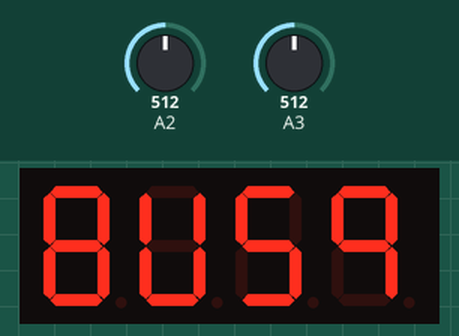
Recording of a sketch running on a simulated Arduino Uno, built with avr-gcc and run on an emulated ATmega328P. On the bench: 4-digit seven-segment display. Wiring (inferred from the names in the program): 4-digit 7-segment display, segments lit when HIGH: segments pin 6, pin 7, pin 8, pin 9, pin 10, pin 11, pin 12, pin 13; digit selects pin 2, pin 3, pin 4, pin 5. Inputs (shaded band) come from the test bench; at power-on: A3 = 512, A2 = 512. The segment pins are drawn as the display they are named for.

Above: at 1.2 s.
1.3 s: A3 set to 18
2.8 s: A3 set to 14
At 4.3 s:
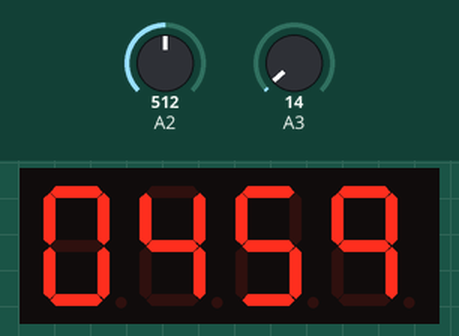
4.6 s: A2 set to 825
At 5.6 s:
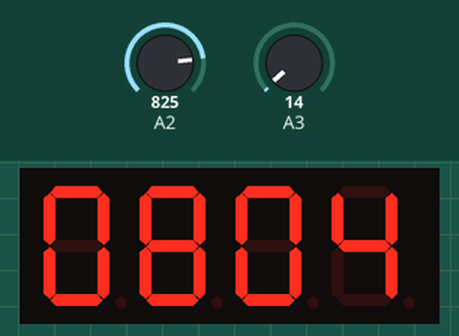
6.4 s: A2 set to 1023
At 6.94 s:
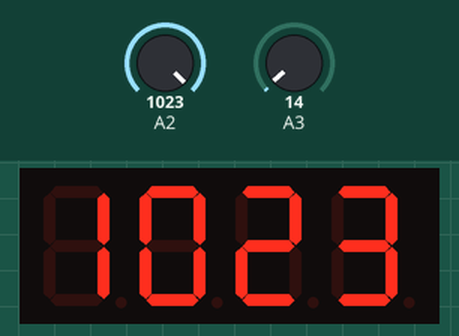
8.2 s: A2 set to 900
At 10.3 s:
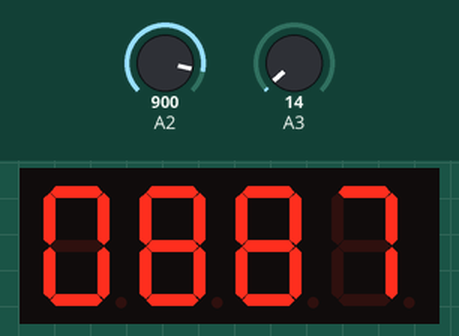
10.6 s: A2 set to 805
At 11.3 s:
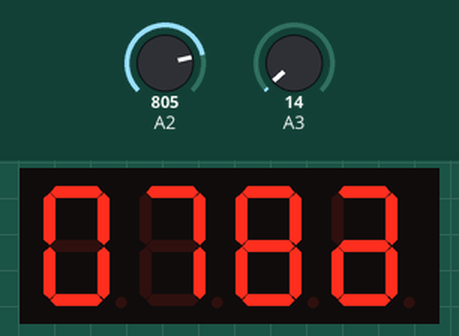

Measured:
- the behaviour switches between 16 and 15 on A3 (found by bisection; images 0 and 1)
- after the input at 1.3 s, every drawn part: stays the same
- after the input at 2.8 s, the display: changes after 0.07 s (image 1)
- after the input at 4.6 s, the display: first changes after 0.34 s (image 2 shows a later state)
- after the input at 6.4 s, the display: first changes after 0.40 s (image 3 shows a later state)
- after the input at 10.6 s, the display: first changes after 0.68 s (image 5 shows a later state)

The sketch:

himp1.ino
```cpp
int del = 5;
int del2 = 0;
int refresh =15;
int d1 =2;
int d2 =3;
int d3 =4;
int d4 =5;
int a =6;
int b =7;
int c =8;
int d =9;
int e =10;
   int f =11;
int g =12;
int dp =13;
void setup() {
  // put your setup code here, to run once:
pinMode(d1,OUTPUT);
pinMode(d2,OUTPUT);
pinMode(d3,OUTPUT);
pinMode(d4,OUTPUT);
pinMode(a,OUTPUT);
pinMode(b,OUTPUT);
pinMode(c,OUTPUT);
pinMode(d,OUTPUT);
pinMode(e,OUTPUT);
pinMode(f,OUTPUT);
pinMode(g,OUTPUT);
pinMode(dp,OUTPUT);
pinMode(A2,INPUT);
}
int mode =1;
int i=0;
int x=0;
int y=0;
void loop() {
  int swanalog = analogRead(A3);
  if(swanalog>=0&&swanalog<=15){//////////////////sabse niche wale switch se display pot value se mode2(refresh rate wale) program mein chala jaega
    mode =2;
//    delay(50);
  }
  if(swanalog>=815&&swanalog<=825){///////////////sabse upar wale switch se refresh rate se display pot value mein chala jaega
    mode=1;
   //del=0;
//    delay(50);
  }
int i = map(analogRead(A2),95,1023,0,1023);
if(mode==2){
del2 = map(analogRead(A2),95,1023,0,40);}
//for(int i=0;i<9999;i++){
  int t1= i%10;
int t2 = i/10;
int t3 = t2%10;
int t4 = t2/10;
int t5 = t4%10;
int t6 = t4/10;
int t7 = t6%10;
//int t8 = t8/10;
printall(t7,t5,t3,t1);
}
void printall(int q,int w,int e,int r){
  for(int i=0;i<15;i++){
  print1(q,2);
  delay(del2);
  print1(w,3);
  delay(del2);
  print1(e,4);
  delay(del2);
  print1(r,5);
  delay(del2);
}}
void print1(int x , int digit)
{
  if(digit == 2){
    digitalWrite(2,HIGH);
    digitalWrite(3,LOW);
    digitalWrite(4,LOW);
    digitalWrite(5,LOW);
    }
    if(digit == 3){
    digitalWrite(2,LOW);
    digitalWrite(3,HIGH);
    digitalWrite(4,LOW);
    digitalWrite(5,LOW);
    }
    if(digit == 4){
    digitalWrite(2,LOW);
    digitalWrite(3,LOW);
    digitalWrite(4,HIGH);
    digitalWrite(5,LOW);
    }
    if(digit == 5){
    digitalWrite(2,LOW);
    digitalWrite(3,LOW);
    digitalWrite(4,LOW);
    digitalWrite(5,HIGH);
    }
if(x==0)
{
digitalWrite(a,HIGH);
digitalWrite(b,HIGH);
digitalWrite(c,HIGH);
digitalWrite(d,HIGH);
digitalWrite(e,HIGH);
digitalWrite(f,HIGH);
digitalWrite(g,LOW);
digitalWrite(dp,LOW);
}
if(x==1)
{
digitalWrite(a,LOW);
digitalWrite(b,HIGH);
digitalWrite(c,HIGH);
digitalWrite(d,LOW);
digitalWrite(e,LOW);
digitalWrite(f,LOW);
digitalWrite(g,LOW);
digitalWrite(dp,LOW);
}
if(x==2)
{
digitalWrite(a,HIGH);
digitalWrite(b,HIGH);
digitalWrite(c,LOW);
digitalWrite(d,HIGH);
digitalWrite(e,HIGH);
digitalWrite(f,LOW);
digitalWrite(g,HIGH);
digitalWrite(dp,LOW);
}
if(x==3)
{
digitalWrite(a,HIGH);
digitalWrite(b,HIGH);
digitalWrite(c,HIGH);
digitalWrite(d,HIGH);
digitalWrite(e,LOW);
digitalWrite(f,LOW);
digitalWrite(g,HIGH);
digitalWrite(dp,LOW);
}
if(x==4)
{
digitalWrite(a,LOW);
digitalWrite(b,HIGH);
digitalWrite(c,HIGH);
digitalWrite(d,LOW);
digitalWrite(e,LOW);
digitalWrite(f,HIGH);
digitalWrite(g,HIGH);
digitalWrite(dp,LOW);
}
if(x==5)
{
digitalWrite(a,HIGH);
digitalWrite(b,LOW);
digitalWrite(c,HIGH);
digitalWrite(d,HIGH);
digitalWrite(e,LOW);
digitalWrite(f,HIGH);
digitalWrite(g,HIGH);
digitalWrite(dp,LOW);
}
if(x==6)
{
digitalWrite(a,HIGH);
digitalWrite(b,LOW);
digitalWrite(c,HIGH);
digitalWrite(d,HIGH);
digitalWrite(e,HIGH);
digitalWrite(f,HIGH);
digitalWrite(g,HIGH);
digitalWrite(dp,LOW);
}
if(x==7)
{
digitalWrite(a,HIGH);
digitalWrite(b,HIGH);
digitalWrite(c,HIGH);
digitalWrite(d,LOW);
digitalWrite(e,LOW);
digitalWrite(f,LOW);
digitalWrite(g,LOW);
digitalWrite(dp,LOW);
}
if(x==8)
{
digitalWrite(a,HIGH);
digitalWrite(b,HIGH);
digitalWrite(c,HIGH);
digitalWrite(d,HIGH);
digitalWrite(e,HIGH);
digitalWrite(f,HIGH);
digitalWrite(g,HIGH);
digitalWrite(dp,LOW);
}
if(x==9)
{
digitalWrite(a,HIGH);
digitalWrite(b,HIGH);
digitalWrite(c,HIGH);
digitalWrite(d,LOW);
digitalWrite(e,LOW);
digitalWrite(f,HIGH);
digitalWrite(g,HIGH);
digitalWrite(dp,LOW);
}
//delay(del2);
}
```
